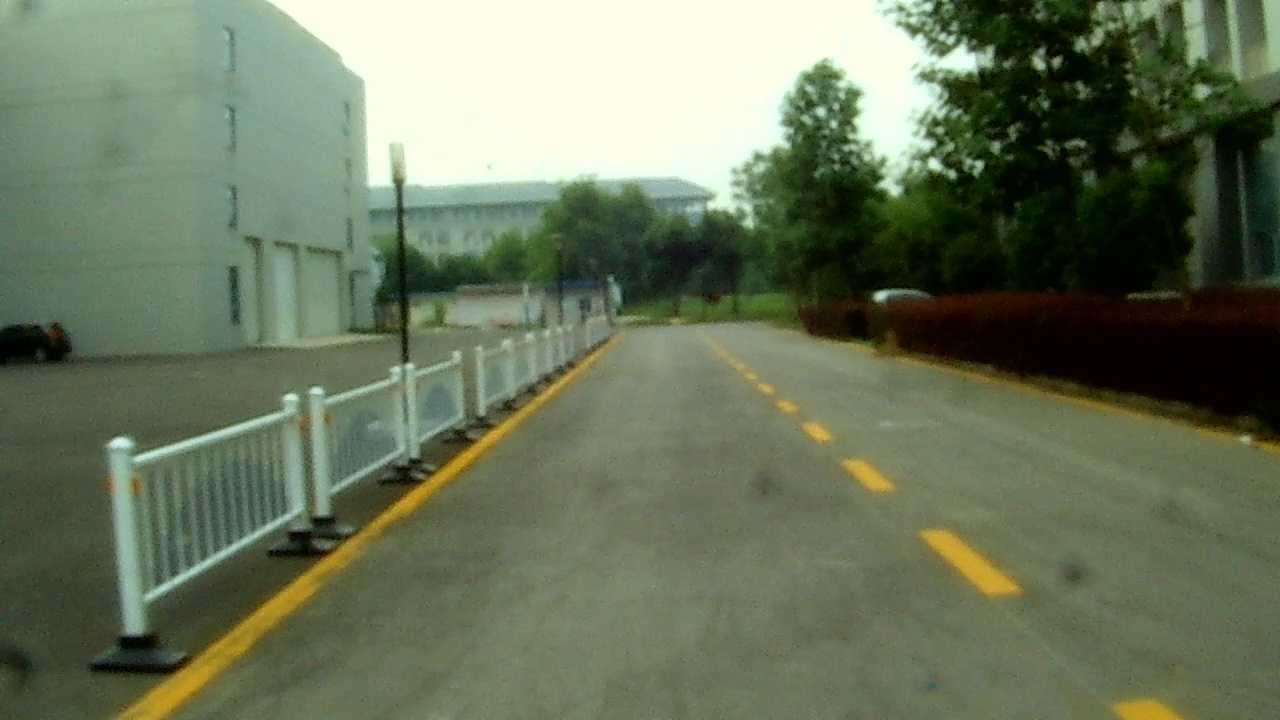
#> input picture RoadLane_Detect(code_by_kevin)/testfile/yellow02.jpg, 1280 x 720 px
$ python threshold.py   (older library calls are emulated)
#> lines starting #> are read from the running program, lines starting #| are printed output that depends on the picture; after the words box and inside, x2 and y2 are one past the last pixel; in counts of white or black regions, pixels touching at a corner belong together
#!/usr/bin/env/ python
# -*- coding: utf-8 -*-
"""
Created on 2018 05 23

@author: kevin
"""

import os
import cv2
import matplotlib.pyplot as plt
import numpy as np
from moviepy.editor import VideoFileClip


# 全局变量


def abs_sobel_thresh(img, orient='x', thresh_min=0, thresh_max=255):
    # Convert to grayscale
	gray = cv2.cvtColor(img, cv2.COLOR_RGB2GRAY)
    # Apply x or y gradient with the OpenCV Sobel() function
    # and take the absolute value
	if orient == 'x':
		abs_sobel = np.absolute(cv2.Sobel(gray, cv2.CV_64F, 1, 0))
	if orient == 'y':
		abs_sobel = np.absolute(cv2.Sobel(gray, cv2.CV_64F, 0, 1))
    # Rescale back to 8 bit integer
	#print('ggggg')
	#print(abs_sobel)
	#print(np.max(abs_sobel))
	scaled_sobel = np.uint8(255*abs_sobel/np.max(abs_sobel))
    # Create a copy and apply the threshold
	binary_output = np.zeros_like(scaled_sobel)
    # Here I'm using inclusive (>=, <=) thresholds, but exclusive is ok too
	binary_output[(scaled_sobel >= thresh_min) & (scaled_sobel <= thresh_max)] = 1

    # Return the result
	return binary_output


def magi_thresh(img, sobel_kernel=3, mag_thresh=(0, 255)):
    # Convert to grayscale
    gray = cv2.cvtColor(img, cv2.COLOR_RGB2GRAY)
    # Take both Sobel x and y gradients
    sobelx = cv2.Sobel(gray, cv2.CV_64F, 1, 0, ksize=sobel_kernel)
    sobely = cv2.Sobel(gray, cv2.CV_64F, 0, 1, ksize=sobel_kernel)
    # Calculate the gradient magnitude
    gradmag = np.sqrt(sobelx**2 + sobely**2)
    # Rescale to 8 bit
    scale_factor = np.max(gradmag)/255
    gradmag = (gradmag/scale_factor).astype(np.uint8)
    # Create a binary image of ones where threshold is met, zeros otherwise
    binary_output = np.zeros_like(gradmag)
    binary_output[(gradmag >= mag_thresh[0]) & (gradmag <= mag_thresh[1])] = 1

    # Return the binary image
    return binary_output

def dir_threshold(img, sobel_kernel=3, thresh=(0, np.pi/2)):
    # Grayscale
    gray = cv2.cvtColor(img, cv2.COLOR_RGB2GRAY)
    # Calculate the x and y gradients
    sobelx = cv2.Sobel(gray, cv2.CV_64F, 1, 0, ksize=sobel_kernel)
    sobely = cv2.Sobel(gray, cv2.CV_64F, 0, 1, ksize=sobel_kernel)
    # Take the absolute value of the gradient direction,
    # apply a threshold, and create a binary image result
    absgraddir = np.arctan2(np.absolute(sobely), np.absolute(sobelx))
    binary_output =  np.zeros_like(absgraddir)
    binary_output[(absgraddir >= thresh[0]) & (absgraddir <= thresh[1])] = 1

    # Return the binary image
    return binary_output

def hls_select(img,channel='s',thresh=(0, 255)):
    hls = cv2.cvtColor(img, cv2.COLOR_RGB2HLS)
    if channel=='h':
        channel = hls[:,:,0]
    elif channel=='l':
        channel=hls[:,:,1]
    else:
        channel=hls[:,:,2]
    binary_output = np.zeros_like(channel)
    binary_output[(channel > thresh[0]) & (channel <= thresh[1])] = 1
    return binary_output

def luv_select(img, thresh=(0, 255)):
    luv = cv2.cvtColor(img, cv2.COLOR_RGB2LUV)
    l_channel = luv[:,:,0]
    binary_output = np.zeros_like(l_channel)
    binary_output[(l_channel > thresh[0]) & (l_channel <= thresh[1])] = 1
    return binary_output

def lab_select(img, thresh=(0, 255)):
    lab = cv2.cvtColor(img, cv2.COLOR_RGB2Lab)
    b_channel = lab[:,:,2]
    binary_output = np.zeros_like(b_channel)
    binary_output[(b_channel > thresh[0]) & (b_channel <= thresh[1])] = 1
    return binary_output


def main():


	img=cv2.imread('yellow02.jpg')
#> img is the input picture: shape (720, 1280, 3); mean B, G, R 91.8, 117.3, 105.9


	#print(img)

	x_thresh = 255*abs_sobel_thresh(img, orient='x', thresh_min=25 ,thresh_max=255)
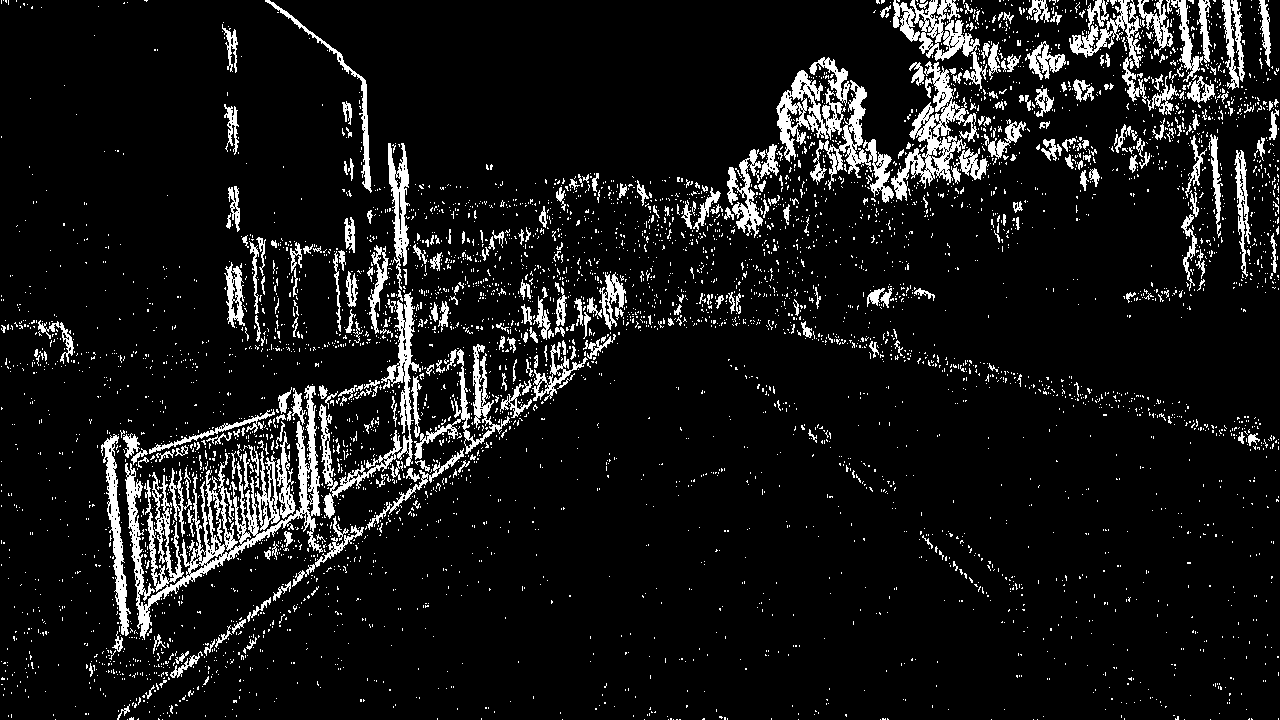
#> x_thresh: shape (720, 1280); 8.8% white; 5224 white regions (4887 under 20 px), largest, box (x1, y1, x2, y2) and area: (125, 385, 323, 640) 8447, (891, 61, 979, 201) 3411, (810, 80, 894, 203) 2420

	mag_thresh = 255*magi_thresh(img, sobel_kernel=3, mag_thresh=(40, 250))
#> in magi_thresh, `gradmag = np.sqrt(sobelx**2 + sobely**2)`:
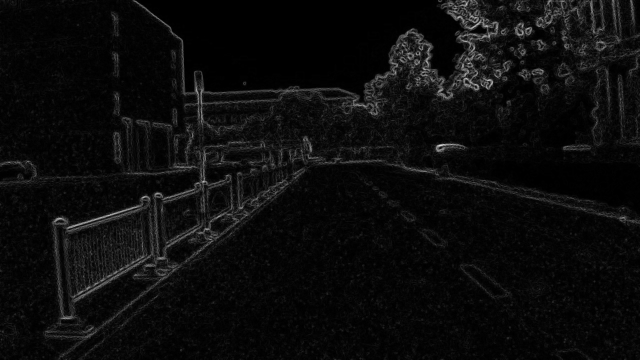
#> gradmag: shape (720, 1280) float64 (shown at 1/2 size); min 0, max 434.7, mean 21.4; drawn with min black and max white
#> in magi_thresh, `scale_factor = np.max(gradmag)/255`: scale_factor = 1.7
#> mag_thresh: shape (720, 1280); 7.2% white; 1920 white regions (1735 under 20 px), largest, box (x1, y1, x2, y2) and area: (265, 0, 1019, 262) 20002, (140, 246, 583, 653) 13433, (104, 389, 304, 651) 3914
	dir_thresh = 255*dir_threshold(img, sobel_kernel=3, thresh=(0.8, 1.7))
#> dir_thresh: shape (720, 1280) float64; 42% white in thin lines or dots
	hls_thresh_white = 255*hls_select(img,channel='l', thresh=(180, 255))
#> hls_thresh_white: shape (720, 1280); 10.9% white; 110 white regions (86 under 20 px), largest, box (x1, y1, x2, y2) and area: (257, 0, 978, 214) 98603, (134, 407, 294, 462) 761, (110, 438, 132, 448) 159
	hls_thresh_yellow = 255*hls_select(img,channel='h', thresh=(90, 120))
#> hls_thresh_yellow: shape (720, 1280); 12.8% white; 118 white regions (91 under 20 px), largest, box (x1, y1, x2, y2) and area: (798, 284, 1280, 458) 48459, (280, 0, 867, 154) 38091, (112, 334, 624, 720) 19119
	lab_thresh = 255*lab_select(img, thresh=(100, 250))
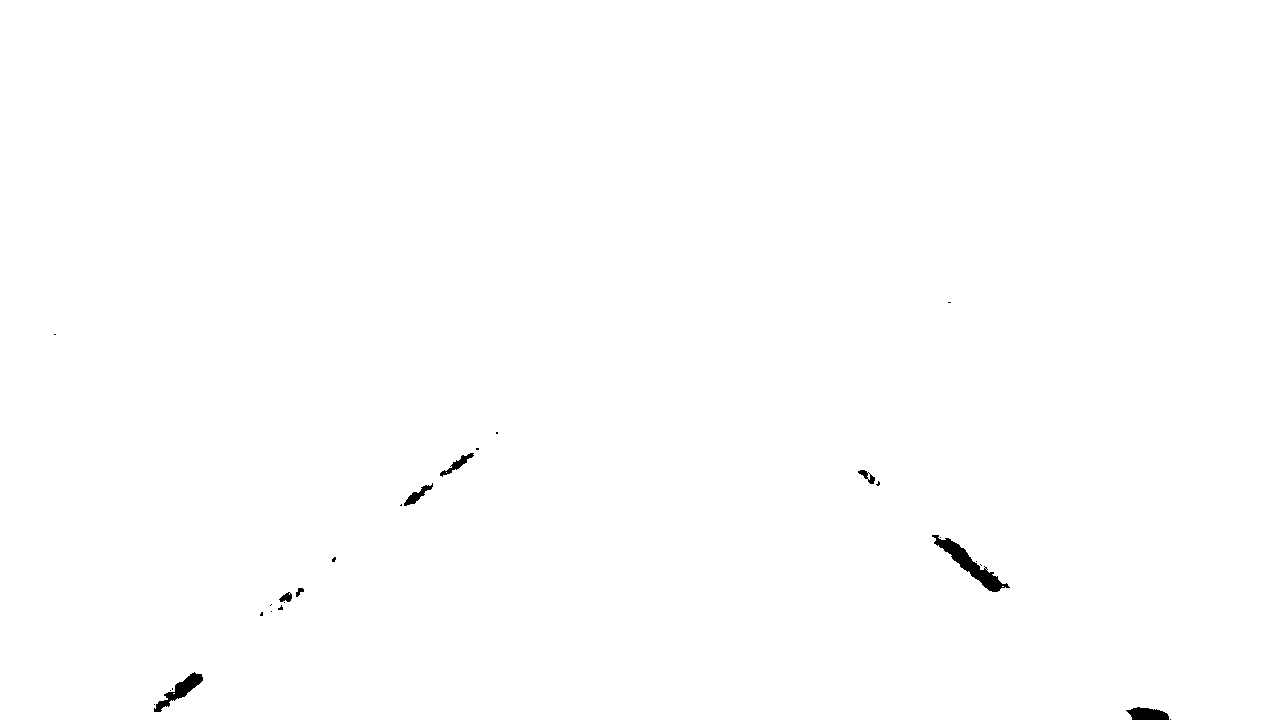
#> lab_thresh: shape (720, 1280); 99.7% white; 27 black regions (19 under 20 px), largest, box (x1, y1, x2, y2) and area: (932, 535, 1010, 592) 1064, (154, 672, 203, 712) 584, (1126, 707, 1169, 720) 412
	luv_thresh = 255*luv_select(img, thresh=(90, 150))
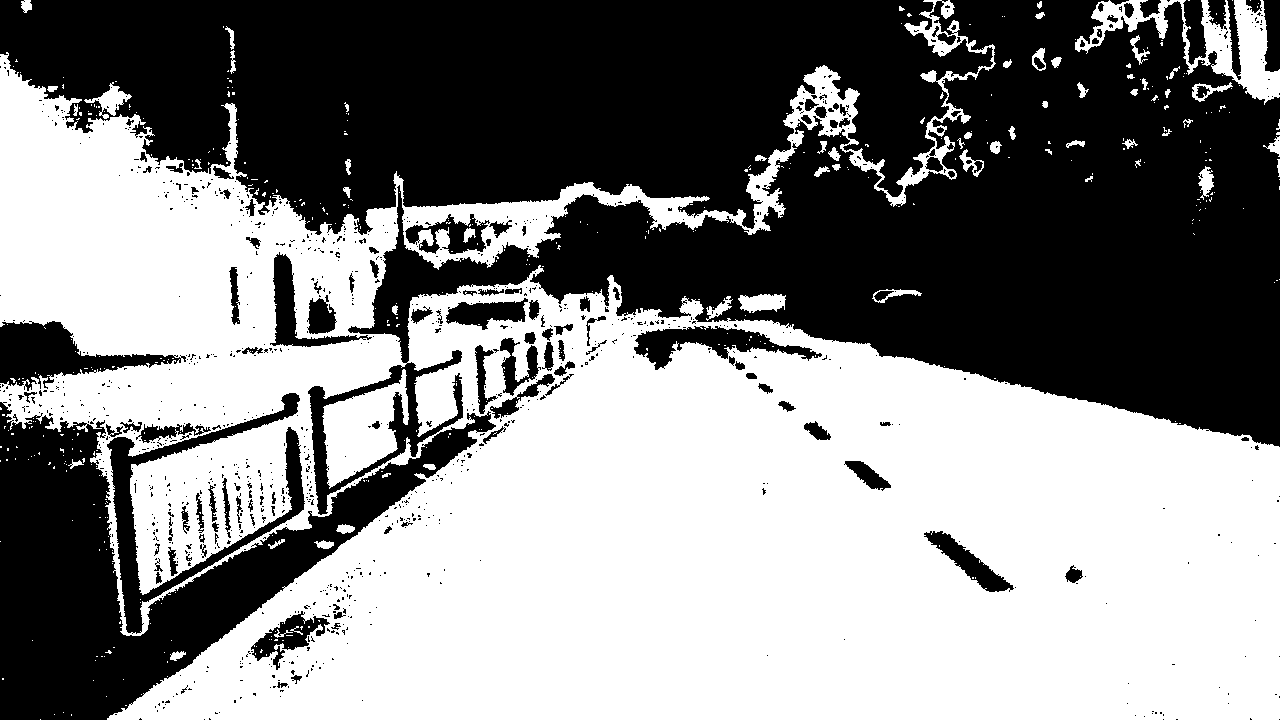
#> luv_thresh: shape (720, 1280); 52.3% white; 1027 black regions (900 under 20 px), largest, box (x1, y1, x2, y2) and area: (308, 0, 1280, 515) 184683, (0, 0, 993, 235) 158897, (0, 402, 496, 720) 52832

	#Thresholding combination
	#threshholded = np.zeros_like(hls_thresh)
	#threshholded[((x_thresh == 1) & (mag_thresh == 1)) | ((dir_thresh == 1) & (hls_thresh == 1)) | (lab_thresh == 1) | (luv_thresh == 1)] = 1


	#cv2.nameWindow('Threashold')


	'''
	gray = cv2.cvtColor(img, cv2.COLOR_RGB2GRAY)
	x=cv2.Sobel(gray, cv2.CV_64F, 1, 0)
	abs_sobelx = np.absolute(x)
	y=cv2.Sobel(gray, cv2.CV_64F, 0, 1)
	abs_sobely = np.absolute(y)
	dst = cv2.addWeighted(abs_sobelx,0,abs_sobely,1,0)
	print(dst)
	'''


	cv2.imshow('Threashold',hls_thresh_yellow)
	#print(threshholded)
	cv2.waitKey(0)
	#cv2.destroyAllWindows()


if __name__ == '__main__':
    main()

$ run again, with RoadLane_Detect(code_by_kevin)/testfile/004.jpg copied over RoadLane_Detect(code_by_kevin)/testfile/yellow02.jpg
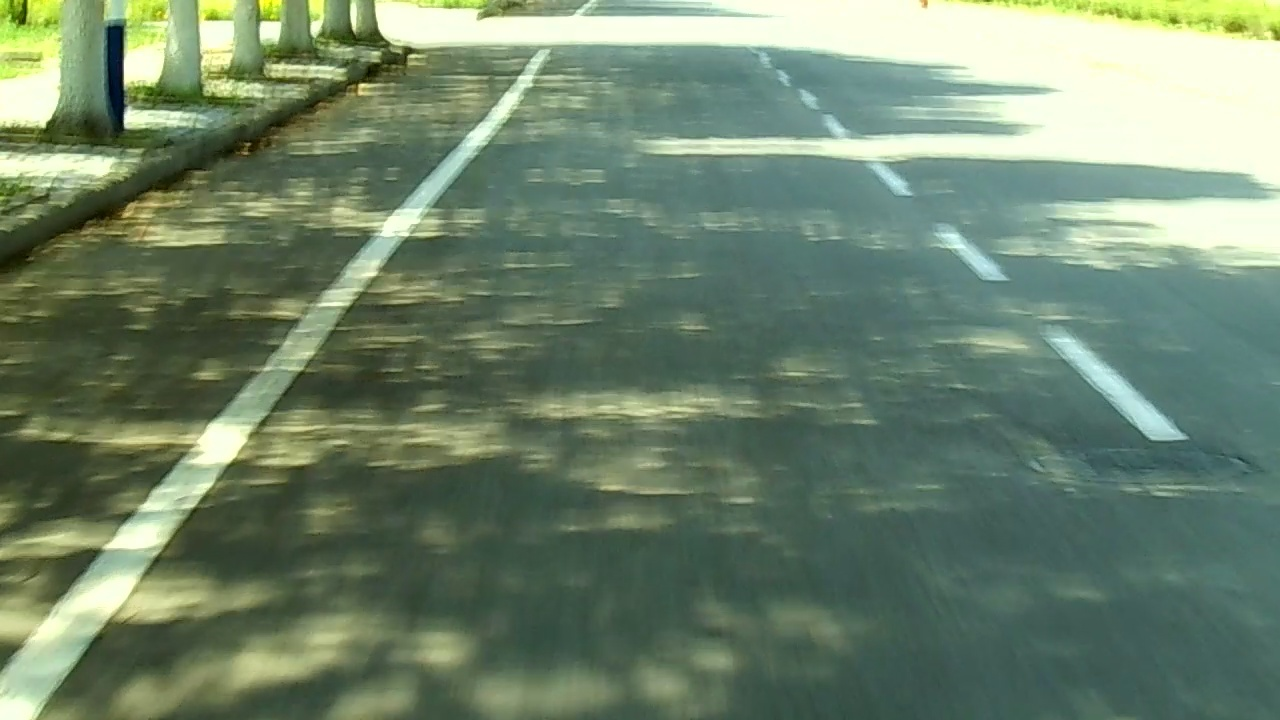
#> input picture RoadLane_Detect(code_by_kevin)/testfile/004.jpg, 1280 x 720 px
#> in main, img is the input picture: shape (720, 1280, 3); mean B, G, R 108.2, 131.9, 111.1
#> in main, `x_thresh = 255*abs_sobel_thresh(img, orient='x', thresh_min=25 ,thresh..`:
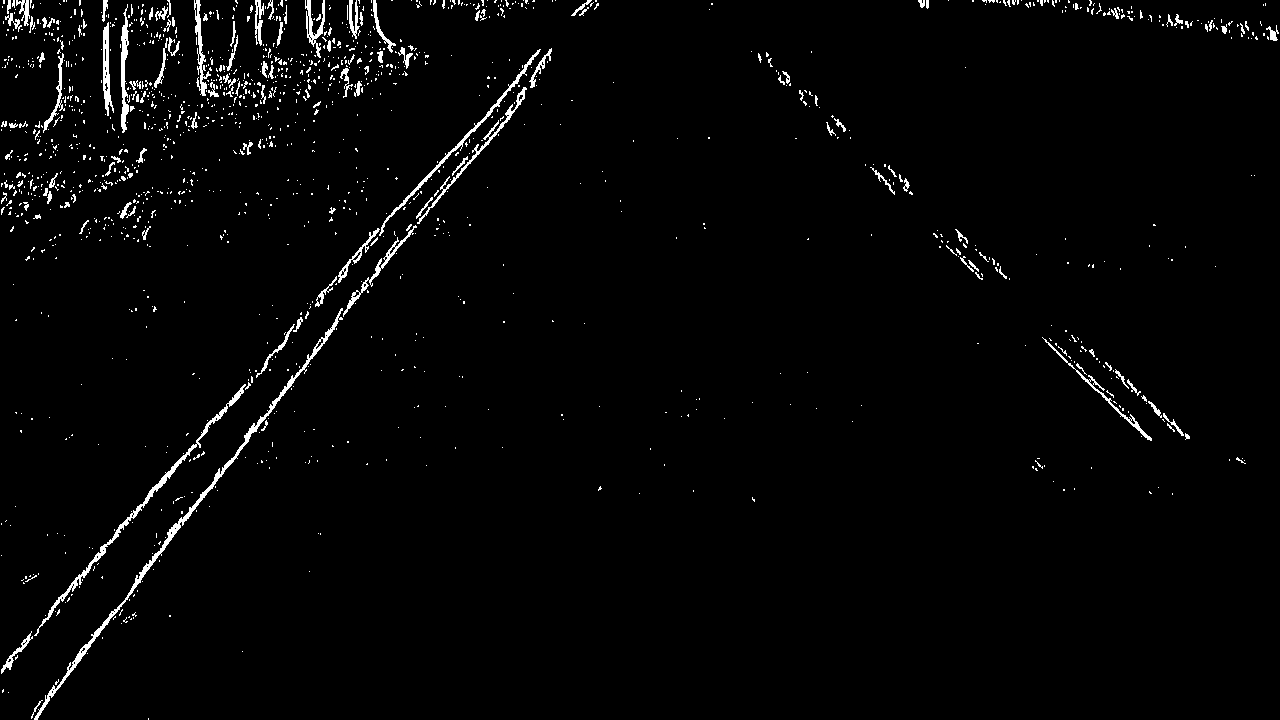
#> x_thresh: shape (720, 1280); 2.2% white in thin lines or dots
#> scale_factor = 2.9
#> mag_thresh: shape (720, 1280); 5.8% white in thin lines or dots
#> dir_thresh: shape (720, 1280) float64; 56% white; 8883 black regions (7910 under 20 px), largest, box (x1, y1, x2, y2) and area: (0, 267, 1280, 720) 164783, (0, 0, 1280, 182) 64198, (513, 162, 1147, 401) 33686
#> hls: shape (720, 1280, 3); mean of channels 0, 1, 2 60.5, 115.8, 69.6
#> hls_thresh_white: shape (720, 1280); 14.2% white; 258 white regions (191 under 20 px), largest, box (x1, y1, x2, y2) and area: (375, 0, 1280, 190) 78268, (1046, 191, 1280, 269) 12285, (0, 565, 144, 720) 7980
#> hls_thresh_yellow: shape (720, 1280); 0.54% white; 142 white regions (124 under 20 px), largest, box (x1, y1, x2, y2) and area: (68, 188, 175, 242) 2206, (284, 100, 336, 134) 594, (234, 127, 280, 160) 521
#> lab: shape (720, 1280, 3); mean of channels 0, 1, 2 133, 115.6, 136.8
#> lab_thresh: shape (720, 1280); 100% white; black in thin lines or dots, all inside (x1, y1, x2, y2) = (923, 0, 926, 3)
#> luv: shape (720, 1280, 3); mean of channels 0, 1, 2 132.5, 88.4, 148.8
#> in main, `luv_thresh = 255*luv_select(img, thresh=(90, 150))`:
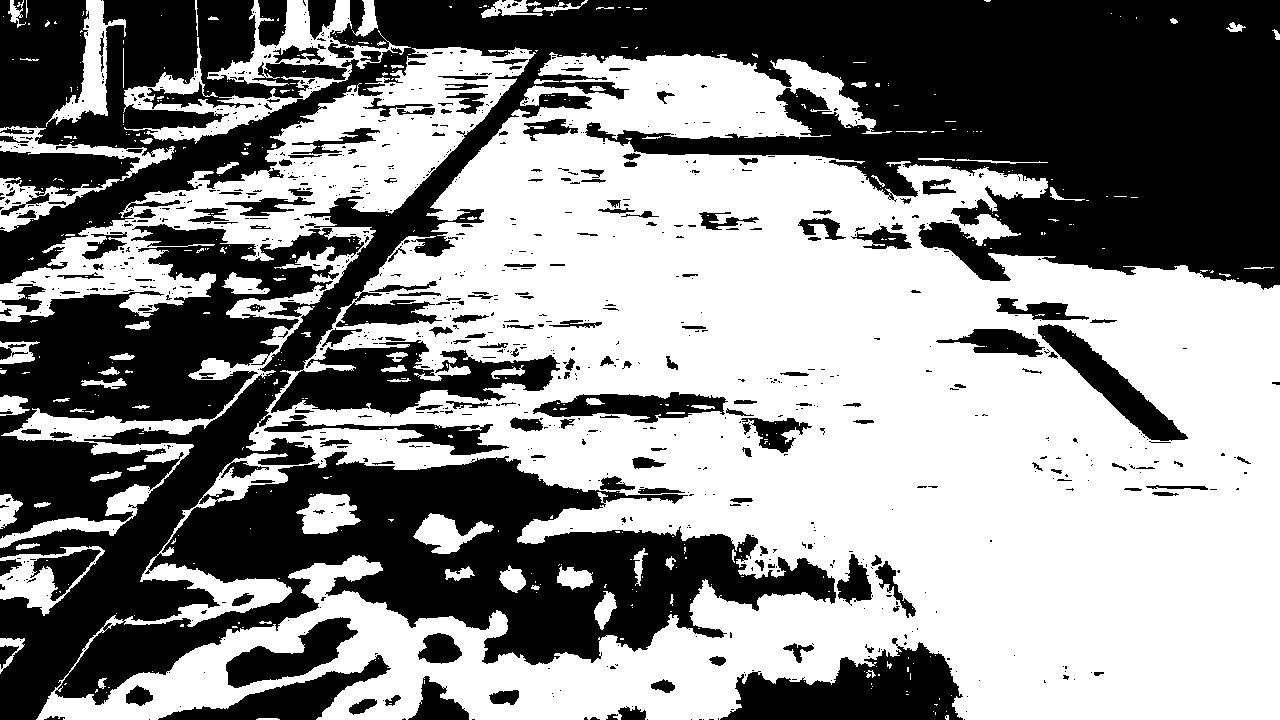
#> luv_thresh: shape (720, 1280); 54.3% white; 965 black regions (765 under 20 px), largest, box (x1, y1, x2, y2) and area: (0, 0, 1280, 720) 312319, (0, 224, 364, 539) 45060, (720, 638, 963, 720) 11543
